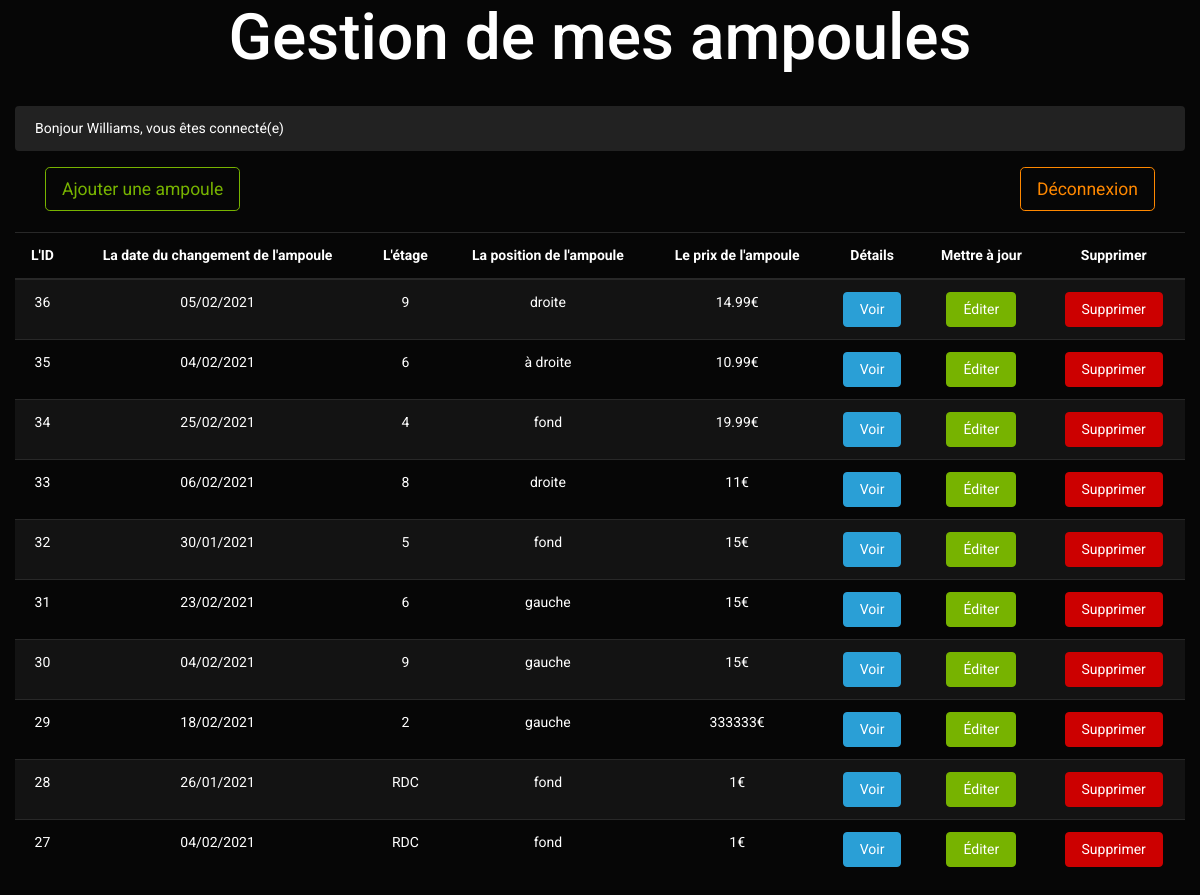
The app's page /CRUD Ampoules/ListeAmpoules.php (signed in), older data.
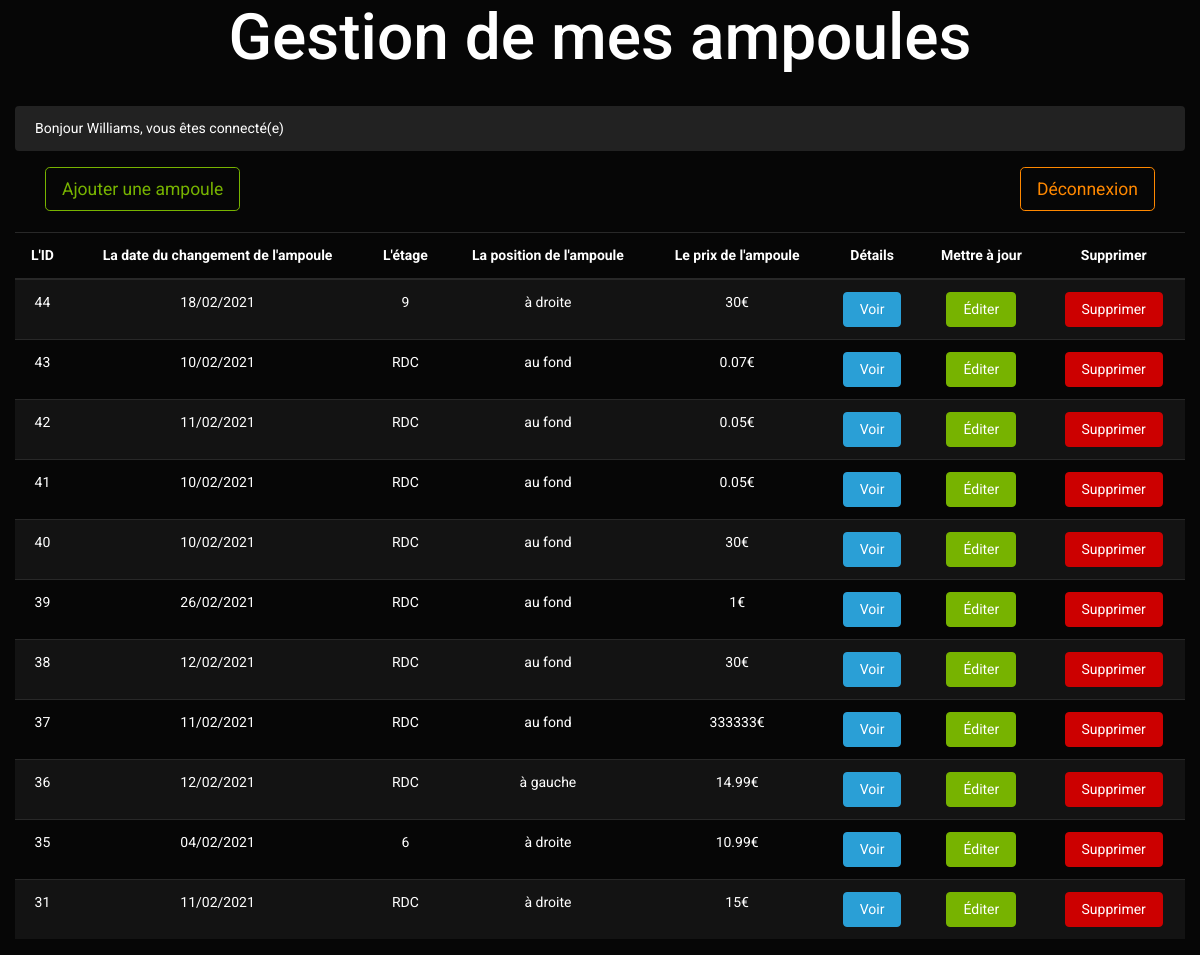
The same page, newer data.
### tables this page shows
CREATE TABLE IF NOT EXISTS `ampoules` (
  `id_ampoule` int(11) NOT NULL AUTO_INCREMENT,
  `changement_de_date` datetime NOT NULL,
  `etage` varchar(255) NOT NULL,
  `position_ampoule` varchar(255) NOT NULL,
  `prix_ampoule` float NOT NULL,
  PRIMARY KEY (`id_ampoule`)
);

### CRUD Ampoules/ListeAmpoules.php (the view, shortened to what this page needs)
<?php
try{
    $db=new PDO('mysql:host=localhost;dbname=immeuble', 'root', '');
    $db->exec('SET NAMES "UTF8"');
} catch(PDOException $e){
    echo 'Erreur:'. $e-> getMessage();
    die();
}
$sql='SELECT * FROM `ampoules`ORDER BY `id_ampoule` DESC';
$query=$db->prepare($sql);
$query->execute();
$result=$query->fetchALL(PDO::FETCH_ASSOC);
?>
 <h1 class="text-center">Gestion de mes ampoules</h1>
            <?php
                if($_SESSION['username'] !== ""){
                    $user = $_SESSION['username'];
                    echo '<div class="alert alert-light text-white" role="alert">
                          Bonjour '.$user.', vous êtes connecté(e)
                          </div>';
                }
            ?>
<div class="container">
  <div class="row">
    <div class="col text-left">
      <button type="button" class="btn btn-outline-success btn-lg" data-toggle="modal" data-target="#ajouterAmpoule">
      Ajouter une ampoule
      </button>
    </div>
    <div class="col text-right">
      <a href="close.php" class="btn btn-outline-warning btn-lg">Déconnexion</a>
    </div>
  </div>
</div>
<table class= "table table-striped">
  <thead class="text-center">
    <tr>
      <th>L'ID</th>
      <th>La date du changement de l'ampoule</th>
      <th>L'étage</th>
      <th>La position de l'ampoule</th>
      <th>Le prix de l'ampoule</th>
      <th>Détails</th>
      <th>Mettre à jour</th>
      <th>Supprimer</th>
    </tr>
  </thead>
  <?php
    foreach ($result as $row){
      $date_formater = new DateTime($row['changement_de_date']);
    ?>
    <tr class="text-center ">
    <td><?= $row['id_ampoule'] ?> </td>
    <td><?= $date_formater->format('d/m/Y');?></td>
    <td><?= $row['etage'] ?></td>
    <td><?= $row['position_ampoule']?></td>
    <td><?= $row['prix_ampoule'] ?>€</td>
    <td><button type="button" class="btn btn-primary" data-toggle="modal" data-target="#detailsAmpoule<?= $row['id_ampoule'] ?>">
          Voir
        </button>
</td> <td><button type="button" class="btn btn-success" data-toggle="modal" data-target="#editerAmpoule<?= $row['id_ampoule'] ?>">
          Éditer
        </button>
 </td>
    <td><a href="suprAmpoule.php?id=<?=$row['id_ampoule']?>"class="btn btn-danger" Onclick="return confirm('Voulez-vous vraiment supprimer cette ligne?');">Supprimer</a></td>
    </tr>
  <?php
    }
  ?>
</table>
<?php
$content= ob_get_clean();
require"template.php";
?>

### CRUD Ampoules/template.php (shortened to what this page needs)
<!doctype html>
<html lang="en">
  <head>
    <link rel="stylesheet" href="https://maxcdn.bootstrapcdn.com/bootstrap/4.0.0/css/bootstrap.min.css">
    <link rel="stylesheet" href="css/bootstrap.min.css">
    <link rel="stylesheet" href="css/styles.css">
  </head>
  <body>
      <div class="container-fluid">
          <?= $content ?>
      </div>
  </body>
</html>

### CRUD Ampoules/css/styles.css (style rules this page uses)
html { box-sizing:border-box; margin: 0; padding: 0; }

Row changes from the older to the newer data that the page shows:
removed ampoules: id_ampoule "34", changement_de_date "25/02/2021", etage "4", position_ampoule "fond", prix_ampoule "19.99"
removed ampoules: id_ampoule "33", changement_de_date "06/02/2021", etage "8", position_ampoule "droite", prix_ampoule "11"
removed ampoules: id_ampoule "32", changement_de_date "30/01/2021", etage "5", position_ampoule "fond", prix_ampoule "15"
removed ampoules: id_ampoule "30", changement_de_date "04/02/2021", etage "9", position_ampoule "gauche", prix_ampoule "15"
removed ampoules: id_ampoule "29", changement_de_date "18/02/2021", etage "2", position_ampoule "gauche", prix_ampoule "333333"
removed ampoules: id_ampoule "28", changement_de_date "26/01/2021", etage "RDC", position_ampoule "fond", prix_ampoule "1"
removed ampoules: id_ampoule "27", changement_de_date "04/02/2021", etage "RDC", position_ampoule "fond", prix_ampoule "1"
added ampoules: id_ampoule "44", changement_de_date "18/02/2021", etage "9", position_ampoule "à droite", prix_ampoule "30"
added ampoules: id_ampoule "43", changement_de_date "10/02/2021", etage "RDC", position_ampoule "au fond", prix_ampoule "0.07"
added ampoules: id_ampoule "42", changement_de_date "11/02/2021", etage "RDC", position_ampoule "au fond", prix_ampoule "0.05"
added ampoules: id_ampoule "41", changement_de_date "10/02/2021", etage "RDC", position_ampoule "au fond", prix_ampoule "0.05"
added ampoules: id_ampoule "40", changement_de_date "10/02/2021", etage "RDC", position_ampoule "au fond", prix_ampoule "30"
added ampoules: id_ampoule "39", changement_de_date "26/02/2021", etage "RDC", position_ampoule "au fond", prix_ampoule "1"
added ampoules: id_ampoule "38", changement_de_date "12/02/2021", etage "RDC", position_ampoule "au fond", prix_ampoule "30"
added ampoules: id_ampoule "37", changement_de_date "11/02/2021", etage "RDC", position_ampoule "au fond", prix_ampoule "333333"
changed ampoules id 36: changement_de_date "05/02/2021" → "12/02/2021"; etage "9" → "RDC"; position_ampoule "droite" → "à gauche"
changed ampoules id 31: changement_de_date "23/02/2021" → "11/02/2021"; etage "6" → "RDC"; position_ampoule "gauche" → "à droite"
